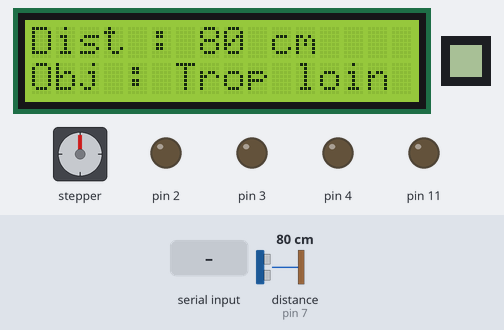
Simulated run of this sketch. Board: Arduino Mega 2560, built with avr-gcc and run on an emulated ATmega2560. On the bench: 16×2 character LCD, 8×8 one-colour display, stepper motor, output pins drawn as LEDs (lit = HIGH). Dashed ring = blinking. The test bench sets the inputs (shaded band); at power-on: distance to the obstacle (sensor on pin 7) 80 cm. The echo pulse lasts 58.3 µs per cm; stepper angles assume 2048 steps per turn; what the sketch prints to the serial monitor is not drawn.

Above: at 4.3 s.
4.4 s: distance to the obstacle (sensor on pin 7) set to 66 cm
At 5.6 s:
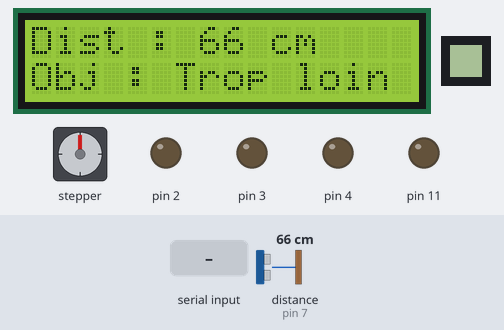
5.9 s: distance to the obstacle (sensor on pin 7) set to 58 cm
At 6.25 s:
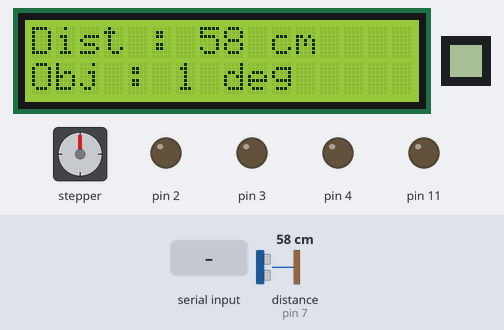
7.8 s: "gDist\n" received over Serial
At 8.7 s:
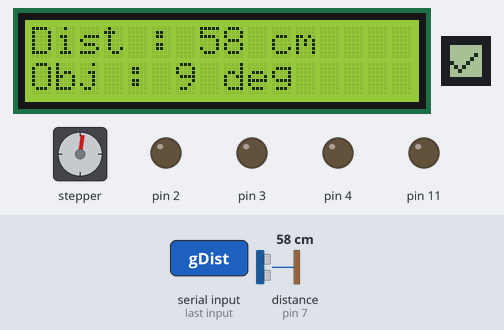
9.3 s: "cfg;lim_sup;\n" received over Serial
At 11.2 s:
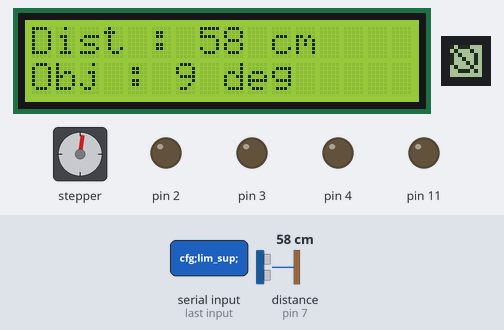
12.3 s: distance to the obstacle (sensor on pin 7) set to 2 cm
At 14.44 s:
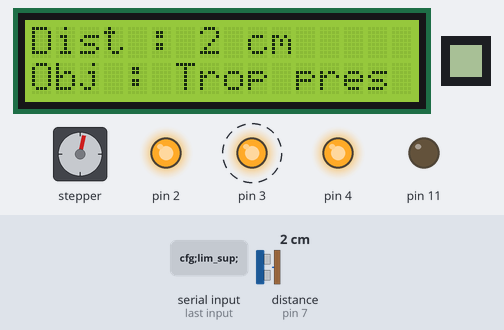
15.3 s: distance to the obstacle (sensor on pin 7) set to 13 cm
At 16.19 s:
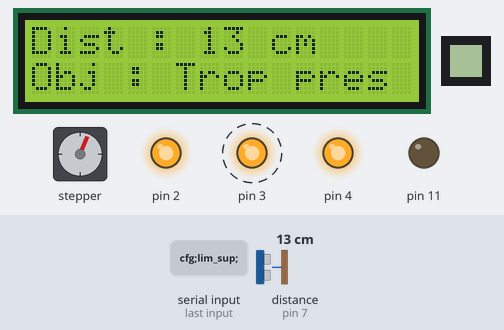
17.6 s: distance to the obstacle (sensor on pin 7) set to 16 cm
Timing chart, 0 to 22.2 s (numbered marks = the images above; inputs shaded):
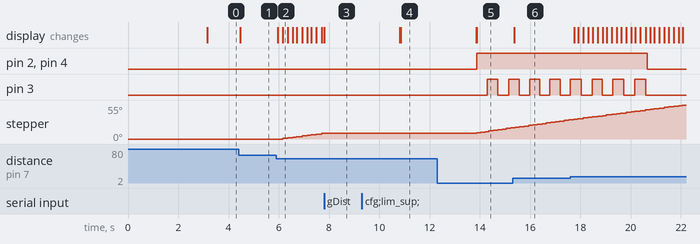

The sketch:

sketch_may2a.ino
```cpp
#include <Arduino.h>
#include <HCSR04.h>
#include <LiquidCrystal_I2C.h>
#include "ViseurAutomatique.h"
#include "Alarm.h"
#include <U8g2lib.h>
#include <Wire.h>
#include <AccelStepper.h>


// --- Capteur de distance ---
#define TRIG_PIN 6
#define ECHO_PIN 7
HCSR04 hc(TRIG_PIN, ECHO_PIN);
float g_distance = 0;
int DISTANCE_ALARME = 15;

// --- Écran LCD I2C ---
LiquidCrystal_I2C lcd(0x27, 16, 2);

// --- Viseur Automatique ---
ViseurAutomatique viseur(31 ,33 ,35 ,37, g_distance);

// --- Alarme ---
Alarm alarme(2, 3, 11, 4, &g_distance);

// --- MAX7219 (Matrice LED) ---
#define CLK_PIN 30
#define DIN_PIN 34
#define CS_PIN  32  // Chip Select

U8G2_MAX7219_8X8_F_4W_SW_SPI u8g2(
  U8G2_R0,       // rotation
  /* clock=*/ CLK_PIN, // pin Arduino reliée à CLK (horloge)
  /* data=*/ DIN_PIN,  // pin Arduino reliée à DIN (données)
  /* cs=*/ CS_PIN,    // pin Arduino reliée à CS (chip select)
  /* dc=*/ U8X8_PIN_NONE,
  /* reset=*/ U8X8_PIN_NONE
);

// --- Horloge ---
unsigned long _currentTime = 0;
unsigned long _lastMesureTime = 0;
const unsigned long INTERVALLE_MESURE = 50;

// Constantes pour l'écran LCD
const unsigned long LCD_DELAY_MS = 3000;

// Constantes pour le viseur automatique
const int ANGLE_MIN = 10;
const int ANGLE_MAX = 170;
const int PAS_PAR_TOUR = 2048;
const int DISTANCE_MIN_SUIVI = 20;  // en cm
const int DISTANCE_MAX_SUIVI = 60;  // en cm

// Constantes pour l'alarme
const int ALARME_COLOUR_A_R = 255;
const int ALARME_COLOUR_A_G = 0;
const int ALARME_COLOUR_A_B = 0;

const int ALARME_COLOUR_B_R = 255;
const int ALARME_COLOUR_B_G = 255;
const int ALARME_COLOUR_B_B = 0;

const unsigned long ALARME_TIMEOUT_MS = 3000;
const unsigned long VARIATION_TIMING_MS = 400;

// --- Gestion symbole non bloquante ---
String symboleActuel = "";
unsigned long symboleStartTime = 0;
const unsigned long SYMBOLE_DUREE = 3000;
bool symboleAffiche = false;


void setup() {
  Serial.begin(115200);

  // LCD
lcd.init();
lcd.backlight();
lcd.setCursor(0, 0);
lcd.print("2413645");
lcd.setCursor(0, 1);
lcd.print("Labo-07");
delay(LCD_DELAY_MS);
lcd.clear();

// Viseur
viseur.setAngleMin(ANGLE_MIN);
viseur.setAngleMax(ANGLE_MAX);
viseur.setPasParTour(PAS_PAR_TOUR);
viseur.setDistanceMinSuivi(DISTANCE_MIN_SUIVI);
viseur.setDistanceMaxSuivi(DISTANCE_MAX_SUIVI);
viseur.activer();

// Alarme
alarme.setColourA(ALARME_COLOUR_A_R, ALARME_COLOUR_A_G, ALARME_COLOUR_A_B);
alarme.setColourB(ALARME_COLOUR_B_R, ALARME_COLOUR_B_G, ALARME_COLOUR_B_B);
alarme.setDistance(DISTANCE_ALARME);
alarme.setTimeout(ALARME_TIMEOUT_MS);
alarme.setVariationTiming(VARIATION_TIMING_MS);


  u8g2.begin();
}

int LIMITE_INF = 30;
int LIMITE_SUP = 60;

void loop() {
  _currentTime = millis();

  // --- Mesure de distance ---
  if (_currentTime - _lastMesureTime >= INTERVALLE_MESURE) {
    g_distance = hc.dist();
    _lastMesureTime = _currentTime;
  }

  // --- Mise à jour des modules ---
  viseur.update(_currentTime);
  alarme.update(_currentTime, g_distance);

  // --- Affichage LCD ---
  afficherLCD(g_distance, (int)viseur.getAngle());

  // --- Commandes série ---
  if (Serial.available()) {
    String command = Serial.readStringUntil('\n');
    command.trim();

    if (command == "gDist") {
      // Afficher la distance
      Serial.print("gDist : ");
      Serial.println(g_distance);
      afficherSymbole("✔");
    }
    else if (command.startsWith("cfg;alm;")) {
      int limit = command.substring(8).toInt();
      DISTANCE_ALARME = limit;
      alarme.setSeuil(limit);
      Serial.print("Alarme configurée à ");
      Serial.println(limit);
      afficherSymbole("✔");
    }
    else if (command.startsWith("cfg;lim_inf;")) {
      int limit = command.substring(12).toInt();
      if (limit >= LIMITE_SUP) {
        Serial.println("Erreur – Limite inférieure plus grande que limite supérieure");
        afficherSymbole("🚫");
      } else {
        LIMITE_INF = limit;
        viseur.setLimites(LIMITE_INF, LIMITE_SUP);
        Serial.print("Limite inférieure configurée à ");
        Serial.println(limit);
        afficherSymbole("✔");
      }
    }
    else if (command.startsWith("cfg;lim_sup;")) {
      int limit = command.substring(12).toInt();
      if (limit <= LIMITE_INF) {
        Serial.println("Erreur – Limite supérieure plus petite que limite inférieure");
        afficherSymbole("🚫");
      } else {
        LIMITE_SUP = limit;
        viseur.setLimites(LIMITE_INF, LIMITE_SUP);
        Serial.print("Limite supérieure configurée à ");
        Serial.println(limit);
        afficherSymbole("✔");
      }
    }
    else {
      // Commande inconnue
      Serial.println("Commande inconnue.");
      afficherSymbole("X");
    }
  }
}

void afficherLCD(int distance, int angle) {
  lcd.setCursor(0, 0);
  lcd.print("Dist : ");
  lcd.print(distance);
  lcd.print(" cm    ");

  lcd.setCursor(0, 1);
  if (distance < 15) {  // Si la distance est inférieure à 15 cm
    lcd.print("Obj : Trop pres");
  } else if (distance > 60) {
    lcd.print("Obj : Trop loin");
  } else {
    lcd.print("Obj : ");
    lcd.print(angle);
    lcd.print(" deg     ");
  }
}

void afficherSymbole(const String& symbole) {
  symboleActuel = symbole;
  symboleStartTime = _currentTime;
  symboleAffiche = false;

  u8g2.clearBuffer();

  if (symboleActuel == "✔") {
    // Coche penchée vers la droite
    u8g2.drawPixel(0, 4);
    u8g2.drawPixel(1, 5);
    u8g2.drawPixel(2, 6);
    u8g2.drawPixel(3, 5);
    u8g2.drawPixel(4, 4);
    u8g2.drawPixel(5, 3);
    u8g2.drawPixel(6, 2);
  }
  else if (symboleActuel == "X") {
    for (int i = 0; i < 8; i++) {
      u8g2.drawPixel(i, i);
      u8g2.drawPixel(7 - i, i);
    }
  }
  else if (symboleActuel == "🚫") {
    u8g2.drawCircle(3, 3, 3);       // petit cercle
    u8g2.drawLine(0, 0, 6, 6);      // ligne diagonale
  }

  u8g2.sendBuffer(); // Affiche
  delay(3000);
  u8g2.clearBuffer();
  u8g2.sendBuffer();
}
```

Alarm.cpp
```cpp
#include "Alarm.h"
#include <Arduino.h>
#include <HCSR04.h>

Alarm::Alarm(int rPin, int gPin, int bPin, int buzzerPin, float* distancePtr)
    : _rPin(rPin), _gPin(gPin), _bPin(bPin), _buzzerPin(buzzerPin), _distance(distancePtr) {
    pinMode(_rPin, OUTPUT);
    pinMode(_gPin, OUTPUT);
    pinMode(_bPin, OUTPUT);
    pinMode(_buzzerPin, OUTPUT);
    _turnOff(); // Démarrage en OFF
}

void Alarm::setSeuil(int seuil) {
    this->seuil = seuil;
}

void Alarm::update(unsigned long currentTime, float distance) {
    _currentTime = millis();

    if (_turnOnFlag) {
        _state = ON;
        _turnOnFlag = false;
        _lastDetectedTime = _currentTime;
    }
    if (_turnOffFlag) {
        _state = OFF;
        _turnOffFlag = false;
        _turnOff();
    }

    switch (_state) {
        case OFF:     _offState(); break;
        case WATCHING: _watchState(); break;
        case ON:      _onState(); break;
        case TESTING: _testingState(); break;
    }
}

void Alarm::setColourA(int r, int g, int b) {
    _colA[0] = r; _colA[1] = g; _colA[2] = b;
}

void Alarm::setColourB(int r, int g, int b) {
    _colB[0] = r; _colB[1] = g; _colB[2] = b;
}

void Alarm::setVariationTiming(unsigned long ms) {
    _variationRate = ms;
}

void Alarm::setDistance(float d) {
    _distanceTrigger = d;
}

void Alarm::setTimeout(unsigned long ms) {
    _timeoutDelay = ms;
}

void Alarm::turnOff() {
    _turnOffFlag = true;
}

void Alarm::turnOn() {
    _turnOnFlag = true;
}

void Alarm::test() {
    _state = TESTING;
    _testStartTime = millis();
}

AlarmState Alarm::getState() const {
    return _state;
}

void Alarm::_setRGB(int r, int g, int b) {
    analogWrite(_rPin, r);
    analogWrite(_gPin, g);
    analogWrite(_bPin, b);
}

void Alarm::_turnOff() {
    _setRGB(0, 0, 0);
    digitalWrite(_buzzerPin, LOW);
}

void Alarm::_offState() {
    _turnOff();
    if (*_distance <= _distanceTrigger) {
        _state = ON;
        _lastDetectedTime = _currentTime;
    } else {
        _state = WATCHING;
    }
}

void Alarm::_watchState() {
    if (*_distance <= _distanceTrigger) {
        _state = ON;
        _lastDetectedTime = _currentTime;
    }
}

void Alarm::_onState() {
    if (_currentTime - _lastUpdate >= _variationRate) {
        _currentColor = !_currentColor;
        if (_currentColor) {
            _setRGB(_colA[0], _colA[1], _colA[2]);
        } else {
            _setRGB(_colB[0], _colB[1], _colB[2]);
        }
        _lastUpdate = _currentTime;
    }

    digitalWrite(_buzzerPin, HIGH);

    if (*_distance > _distanceTrigger) {
        if (_currentTime - _lastDetectedTime >= _timeoutDelay) {
            _state = WATCHING;
            _turnOff();
        }
    } else {
        _lastDetectedTime = _currentTime;
    }
}

void Alarm::_testingState() {
    _setRGB(_colA[0], _colA[1], _colA[2]);
    digitalWrite(_buzzerPin, HIGH);
    if (_currentTime - _testStartTime >= 3000) {
        _state = OFF;
        _turnOff();
    }
}
```

Alarm.h
```cpp
#pragma once

#include <Arduino.h>

enum AlarmState {
  OFF,
  WATCHING,
  ON,
  TESTING
};

class Alarm {
public:
  Alarm(int rPin, int gPin, int bPin, int buzzerPin, float* distancePtr);
  void update(unsigned long currentTime, float distance);
  void setColourA(int r, int g, int b);
  void setColourB(int r, int g, int b);
  void setVariationTiming(unsigned long ms);
  void setDistance(float d);
  void setTimeout(unsigned long ms);
  void turnOff();
  void turnOn();
  void test();
  void setSeuil(int seuil);
  AlarmState getState() const;

private:
  int seuil;  // Seuil de déclenchement de l'alarme
  int _rPin, _gPin, _bPin, _buzzerPin;
  unsigned long _currentTime = 0;
  int _colA[3], _colB[3];
  bool _currentColor = false;
  float* _distance;
  float _distanceTrigger = 10.0;
  unsigned long _variationRate = 500;
  unsigned long _timeoutDelay = 3000;
  unsigned long _lastUpdate = 0;
  unsigned long _lastDetectedTime = 0;
  unsigned long _testStartTime = 0;
  AlarmState _state = OFF;
  bool _turnOnFlag = false;
  bool _turnOffFlag = false;

  void _setRGB(int r, int g, int b);
  void _turnOff();
  void _offState();
  void _watchState();
  void _onState();
  void _testingState();
};
```

ViseurAutomatique.cpp
```cpp
#include "ViseurAutomatique.h"

ViseurAutomatique::ViseurAutomatique(int p1, int p2, int p3, int p4, float& distanceRef)
  : _stepper(AccelStepper::FULL4WIRE, p1, p3, p2, p4), _distance(distanceRef) {
  _stepper.setMaxSpeed(500);
  _stepper.setAcceleration(300);
}

void ViseurAutomatique::update(unsigned long currentTime) {
  switch (_etat) {
    case INACTIF: _inactifState(currentTime); break;
    case SUIVI: _suiviState(currentTime); break;
    case REPOS: _reposState(currentTime); break;
  }
  _stepper.run();
}

void ViseurAutomatique::setAngleMin(float angle) { _angleMin = angle; }
void ViseurAutomatique::setAngleMax(float angle) { _angleMax = angle; }
void ViseurAutomatique::setPasParTour(int steps) { _stepsPerRev = steps; }
void ViseurAutomatique::setDistanceMinSuivi(float distanceMin) { _distanceMinSuivi = distanceMin; }
void ViseurAutomatique::setDistanceMaxSuivi(float distanceMax) { _distanceMaxSuivi = distanceMax; }
void ViseurAutomatique::activer() { _etat = REPOS; }
void ViseurAutomatique::desactiver() { _etat = INACTIF; }

float ViseurAutomatique::getAngle() const {
  return _stepper.currentPosition() * 360.0 / _stepsPerRev;
}

int ViseurAutomatique::getLimiteSup() const { return _limiteSup; }
int ViseurAutomatique::getLimiteInf() const { return _limiteInf; }

void ViseurAutomatique::setLimites(int inf, int sup) {
  if (inf >= 10 && sup <= 170 && inf < sup) {
    _limiteInf = inf;
    _limiteSup = sup;
  }
}

long ViseurAutomatique:: _angleEnSteps(float angle) const {
  return angle * _stepsPerRev / 360.0;
}

void ViseurAutomatique::_inactifState(unsigned long cT) {
  // Ne rien faire
}

void ViseurAutomatique::_reposState(unsigned long cT) {
  if (_distance >= _distanceMinSuivi && _distance <= _distanceMaxSuivi) {
    _etat = SUIVI;
  }
}

void ViseurAutomatique::_suiviState(unsigned long cT) {
  if (_distance < _distanceMinSuivi || _distance > _distanceMaxSuivi) {
    _etat = REPOS;
    return;
  }

  // Calculer un angle proportionnel à la distance
  float range = _distanceMaxSuivi - _distanceMinSuivi;
  float ratio = (_distance - _distanceMinSuivi) / range;
  float angle = _angleMin + (_angleMax - _angleMin) * ratio;

  // Contrainte dans les limites
  if (angle < _limiteInf) angle = _limiteInf;
  if (angle > _limiteSup) angle = _limiteSup;

  long targetSteps = _angleEnSteps(angle);
  _stepper.moveTo(targetSteps);
}
```

ViseurAutomatique.h
```cpp
#pragma once
#include <AccelStepper.h>
#include <Arduino.h>

enum EtatViseur { INACTIF, SUIVI, REPOS };

class ViseurAutomatique {
public:
  ViseurAutomatique(int p1, int p2, int p3, int p4, float& distanceRef);
  void update(unsigned long currentTime);
  void setAngleMin(float angle);
  void setAngleMax(float angle);
  void setPasParTour(int steps);
  void setDistanceMinSuivi(float distanceMin);
  void setDistanceMaxSuivi(float distanceMax);
  float getAngle() const;
  void activer();
  void desactiver();
  int getLimiteSup() const;
  int getLimiteInf() const;
  void setLimites(int inf, int sup);

private:
  AccelStepper _stepper;
  float& _distance;
  float _angleMin = 0.0;
  float _angleMax = 180.0;
  int _stepsPerRev = 2048;
  float _distanceMinSuivi = 30.0;
  float _distanceMaxSuivi = 60.0;
  int _limiteInf = 10;
  int _limiteSup = 170;
  EtatViseur _etat = INACTIF;

  void _inactifState(unsigned long cT);
  void _suiviState(unsigned long cT);
  void _reposState(unsigned long cT);
  long _angleEnSteps(float angle) const;
};
```

Measured:
- the behaviour switches between 61 and 60 cm on distance to the obstacle (sensor on pin 7) (found by bisection; images 1 and 2)
- after the input at 4.4 s, the display: changes after 0.06 s (image 1)
- after the input at 5.9 s, stepper: keeps turning clockwise at about 6°/s, starting after 0.25 s; the display: first changes after 0.06 s (image 2 shows a later state)
- after the input at 7.8 s, stepper: stops changing and stays 9°; the display: changes at once (image 3)
- after the input at 9.3 s, stepper: stops changing and stays 9°; the display: first differs from a run without the input after 1.5 s (image 4)
- after the input at 12.3 s, pin 2, pin 4: LOW → HIGH after 1.6 s; pin 3: LOW → HIGH after 2.0 s, → LOW 0.42 s later, → HIGH 0.42 s later; the display: first differs from a run without the input after 1.6 s (image 5)
- after the input at 15.3 s, the display: changes after 0.06 s (image 6)
- after the input at 17.6 s, pin 2, pin 4: HIGH → LOW after 3.1 s
